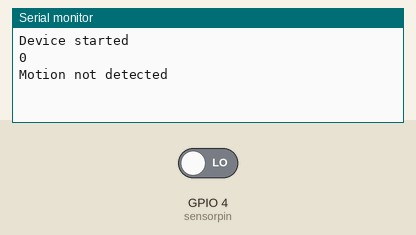
Bench run of a sketch on a simulated ESP8266 (NodeMCU). Shown: the last lines printed to the serial monitor. Inputs (shaded band) come from the test bench; at power-on: GPIO 4 (sensorpin) LOW. WiFi joins after 1.5 s; servers stay silent unless stated; uploads are accepted with an empty reply.

Above: at 1.2 s.
1.3 s: GPIO 4 (sensorpin) driven HIGH
At 15.8 s:
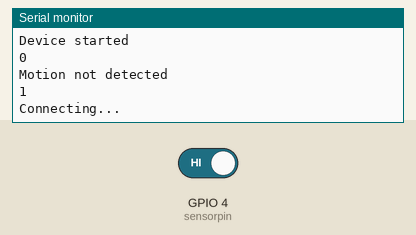
At 18.1 s:
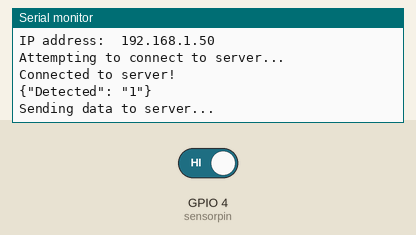

Measured:
- after the input at 1.3 s, the serial monitor: prints a new line after 13.7 s (image 1)

The sketch:

openmailbox_upload.ino
```cpp
//Libraries
#include <ESP8266WiFi.h>
#include <ESP8266HTTPClient.h>

//Constants
const char* ssid     = "Coffman";         // The SSID (name) of the Wi-Fi network you want to connect to
const char* password = "rem35621";     // The password of the Wi-Fi network
const char server[] = "www.rcoff.me";
const int upload_minutes = 60;
//const String room = "Basement";
const String connector = "http://www.rcoff.me/upload/mail/"; //Port must be in URL

int sensorpin = 4; //PIR Sensor
int reading = 0;

WiFiClient client;
HTTPClient http;

//Variables

void setup() {
  Serial.begin(115200);
  pinMode(sensorpin, INPUT);
  Serial.println("Device started");
}

void loop() {
  reading = digitalRead(sensorpin);
  Serial.println(reading);

  if (reading > 0) {
    wifi_connect();

    if(WiFi.status()==WL_CONNECTED) {
      server_connect();

      //client.close();
    } else {
      Serial.println("WiFi not connected");
    }
  } else { Serial.println("Motion not detected"); }
  delay(15000);  //upload_minutes * 60 * 1000);
}

void wifi_connect() {
  WiFi.mode(WIFI_STA);
  WiFi.begin(ssid,password);
  Serial.print("Connecting...");

  int i = 0;
  while (WiFi.status() != WL_CONNECTED) { // Wait for the Wi-Fi to connect
    delay(1000);
    Serial.print(++i); Serial.print(' ');
  }

  Serial.println('\n');
  Serial.println("WiFi Connection established!");
  Serial.print("IP address:\t");
  Serial.println(WiFi.localIP());

}

void server_connect() {
  Serial.println('\n');
  Serial.println("Attempting to connect to server...");
  if (client.connect(server, 80)){
    Serial.println("Connected to server!");
    POST_status();
  } else{
    Serial.println("Failed to connect :(");
    return;
  }
}

void POST_status() {
  Serial.print('\n');

  //Send data to API
  String PostData;
  if (http.begin(connector)) {
    PostData = "{\"Detected\": \"" + String(reading) + "\"}";
    Serial.println(PostData);


    http.addHeader("Content-Type", "application/json");
    http.POST(PostData);
    Serial.println("Sending data to server...");
    Serial.println(http.getString());
    } else {
      Serial.println("Failed to send data...");
      }
}
```
